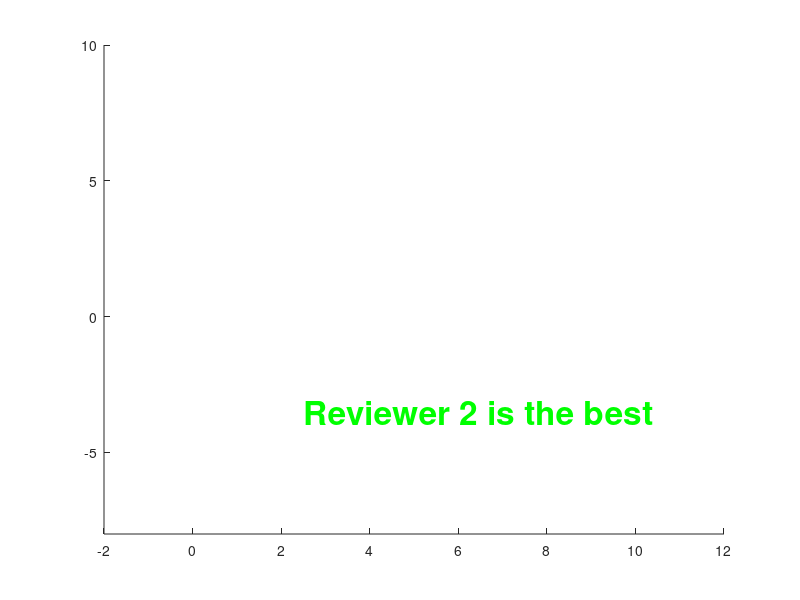

MATLAB code for this plot:
%% script_5
%
%   This script produces the year subscript
%

%today's date
%date_text = date;
%year = date_text(end-3:end);
%plot text
%text(2.5,-3.5, year, 'FontSize', 24, 'FontWeight', 'bold')
%xlim([-2,12])
%ylim([-8,10])

%% SOLUTION: Breakout 1

%today's date
date_text = date;
year = date_text(end-3:end);
%plot text
text(2.5,-3.5, 'Reviewer 2 is the best', 'FontSize', 24, 'FontWeight', 'bold', 'Color', 'g') % per reviewer comments
xlim([-2,12])
ylim([-8,10])